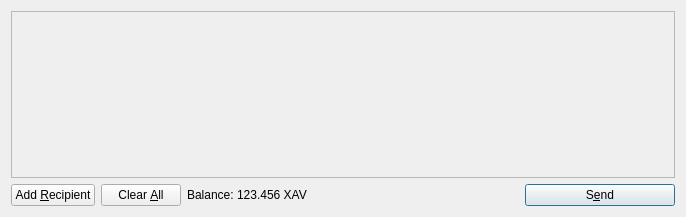
<?xml version="1.0" encoding="UTF-8"?>
<ui version="4.0">
 <class>SendCoinsDialog</class>
 <widget class="QDialog" name="SendCoinsDialog">
  <property name="geometry">
   <rect>
    <x>0</x>
    <y>0</y>
    <width>686</width>
    <height>217</height>
   </rect>
  </property>
  <property name="windowTitle">
   <string>Send Coins</string>
  </property>
  <layout class="QVBoxLayout" name="verticalLayout">
   <item>
    <widget class="QScrollArea" name="scrollArea">
     <property name="widgetResizable">
      <bool>true</bool>
     </property>
     <widget class="QWidget" name="scrollAreaWidgetContents">
      <property name="geometry">
       <rect>
        <x>0</x>
        <y>0</y>
        <width>666</width>
        <height>165</height>
       </rect>
      </property>
      <layout class="QVBoxLayout" name="verticalLayout_2">
       <property name="margin">
        <number>0</number>
       </property>
       <item>
        <layout class="QVBoxLayout" name="entries">
         <property name="spacing">
          <number>6</number>
         </property>
        </layout>
       </item>
       <item>
        <spacer name="verticalSpacer">
         <property name="orientation">
          <enum>Qt::Vertical</enum>
         </property>
         <property name="sizeHint" stdset="0">
          <size>
           <width>20</width>
           <height>40</height>
          </size>
         </property>
        </spacer>
       </item>
      </layout>
     </widget>
    </widget>
   </item>
   <item>
    <layout class="QHBoxLayout" name="horizontalLayout">
     <item>
      <widget class="QPushButton" name="addButton">
       <property name="toolTip">
        <string>Send to multiple recipients at once</string>
       </property>
       <property name="text">
        <string>Add &amp;Recipient</string>
       </property>
       <property name="icon">
        <iconset resource="../bitcoin.qrc">
         <normaloff>:/icons/add</normaloff>:/icons/add</iconset>
       </property>
       <property name="autoDefault">
        <bool>false</bool>
       </property>
      </widget>
     </item>
     <item>
      <widget class="QPushButton" name="clearButton">
       <property name="sizePolicy">
        <sizepolicy hsizetype="Minimum" vsizetype="Fixed">
         <horstretch>0</horstretch>
         <verstretch>0</verstretch>
        </sizepolicy>
       </property>
       <property name="toolTip">
        <string>Remove all transaction fields</string>
       </property>
       <property name="text">
        <string>Clear &amp;All</string>
       </property>
       <property name="icon">
        <iconset resource="../bitcoin.qrc">
         <normaloff>:/icons/remove</normaloff>:/icons/remove</iconset>
       </property>
       <property name="autoRepeatDelay">
        <number>300</number>
       </property>
       <property name="autoDefault">
        <bool>false</bool>
       </property>
      </widget>
     </item>
     <item>
      <layout class="QHBoxLayout" name="horizontalLayout_2">
       <property name="spacing">
        <number>3</number>
       </property>
       <item>
        <widget class="QLabel" name="label">
         <property name="text">
          <string>Balance:</string>
         </property>
        </widget>
       </item>
       <item>
        <widget class="QLabel" name="labelBalance">
         <property name="cursor">
          <cursorShape>IBeamCursor</cursorShape>
         </property>
         <property name="text">
          <string>123.456 XAV</string>
         </property>
         <property name="textInteractionFlags">
          <set>Qt::LinksAccessibleByMouse|Qt::TextSelectableByKeyboard|Qt::TextSelectableByMouse</set>
         </property>
        </widget>
       </item>
      </layout>
     </item>
     <item>
      <spacer name="horizontalSpacer">
       <property name="orientation">
        <enum>Qt::Horizontal</enum>
       </property>
       <property name="sizeHint" stdset="0">
        <size>
         <width>40</width>
         <height>20</height>
        </size>
       </property>
      </spacer>
     </item>
     <item>
      <widget class="QPushButton" name="sendButton">
       <property name="minimumSize">
        <size>
         <width>150</width>
         <height>0</height>
        </size>
       </property>
       <property name="toolTip">
        <string>Confirm the send action</string>
       </property>
       <property name="text">
        <string>S&amp;end</string>
       </property>
       <property name="icon">
        <iconset resource="../bitcoin.qrc">
         <normaloff>:/icons/send</normaloff>:/icons/send</iconset>
       </property>
       <property name="default">
        <bool>true</bool>
       </property>
      </widget>
     </item>
    </layout>
   </item>
  </layout>
 </widget>
 <resources>
  <include location="../bitcoin.qrc"/>
 </resources>
 <connections/>
</ui>
